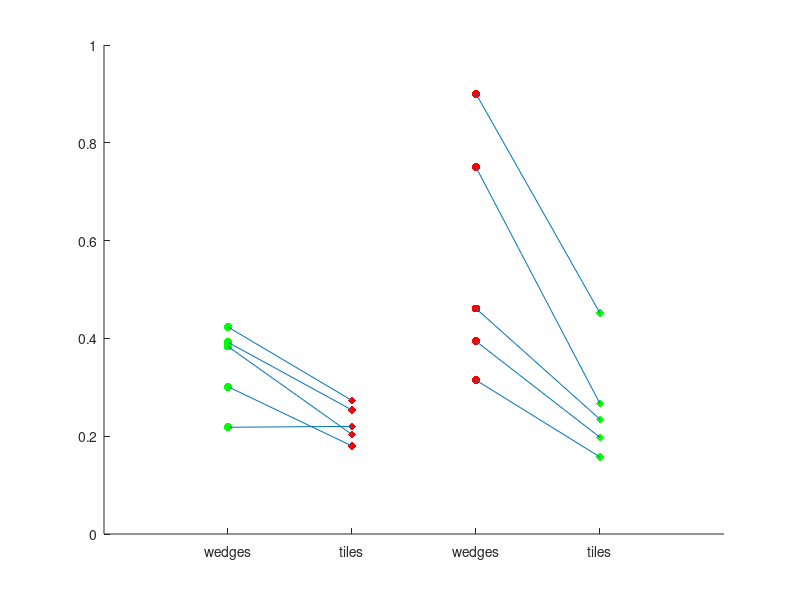

MATLAB code to generate this figure:
cd('D:\Imaging\2Color\Results');
load('NormDat');
figure;
hold on;
scatter(zeros(length(GNorm),1)+1,GNorm,'g','o','filled');
scatter(zeros(length(RNorm),1)+2,RNorm,'r','d','filled');
scatter(zeros(length(RNorm10(6:10)),1)+3,RNorm10(6:10),'r','o','filled');
scatter(zeros(length(GNorm10(6:10)),1)+4,GNorm10(6:10),'g','d','filled');
xlim([0 5]);

for i=1:5
    line([1 2],[GNorm(i) RNorm(i)]);
    line([3 4],[RNorm10(i+5) GNorm10(i+5)]);
end

set(gca,'XTick',[1:4]);
set(gca,'XTickLabel',{'wedges','tiles','wedges','tiles'});
